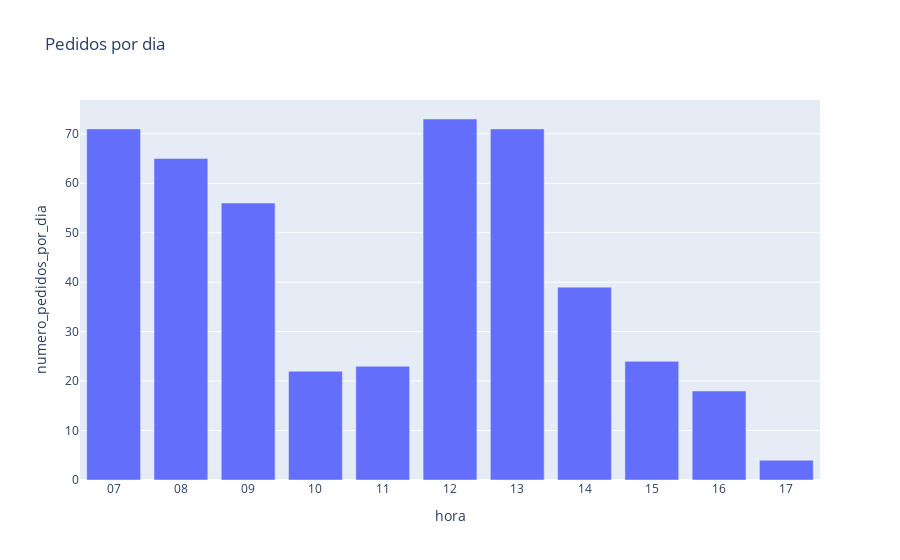

This figure's notebook cell:
### Code cell
fig = px.bar(df_ventas_hora, x='hora', y='numero_pedidos_por_dia',
             title='Pedidos por dia')

fig.show()

### Figure 1 — Plotly figure (JSON) as saved in the notebook; plotly's stock layout.template omitted (floating-point values rounded to 4 significant figures)
{"data": [{"alignmentgroup": "True", "hovertemplate": "hora=%{x}<br>numero_pedidos_por_dia=%{y}<extra></extra>", "legendgroup": "", "marker": {"color": "#636efa", "pattern": {"shape": ""}}, "name": "", "offsetgroup": "", "orientation": "v", "showlegend": false, "textposition": "auto", "type": "bar", "x": ["07", "08", "09", "10", "11", "12", "13", "14", "15", "16", "17"], "xaxis": "x", "y": [71, 65, 56, 22, 23, 73, 71, 39, 24, 18, 4], "yaxis": "y"}], "layout": {"barmode": "relative", "legend": {"tracegroupgap": 0}, "title": {"text": "Pedidos por dia"}, "xaxis": {"anchor": "y", "domain": [0, 1], "title": {"text": "hora"}}, "yaxis": {"anchor": "x", "domain": [0, 1], "title": {"text": "numero_pedidos_por_dia"}}}}
